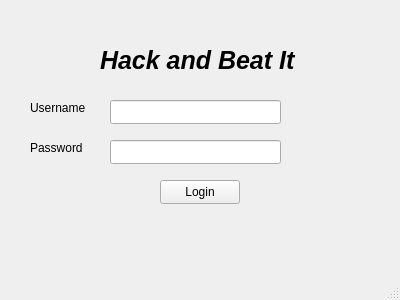
<?xml version="1.0" encoding="UTF-8"?>
<ui version="4.0">
 <class>MainWindow</class>
 <widget class="QMainWindow" name="MainWindow">
  <property name="geometry">
   <rect>
    <x>0</x>
    <y>0</y>
    <width>400</width>
    <height>300</height>
   </rect>
  </property>
  <property name="windowTitle">
   <string>MainWindow</string>
  </property>
  <widget class="QWidget" name="centralwidget">
   <widget class="QPushButton" name="pushButton">
    <property name="geometry">
     <rect>
      <x>160</x>
      <y>180</y>
      <width>80</width>
      <height>24</height>
     </rect>
    </property>
    <property name="text">
     <string>Login</string>
    </property>
   </widget>
   <widget class="QLineEdit" name="lineEdit">
    <property name="geometry">
     <rect>
      <x>110</x>
      <y>140</y>
      <width>171</width>
      <height>24</height>
     </rect>
    </property>
   </widget>
   <widget class="QLineEdit" name="lineEdit_2">
    <property name="geometry">
     <rect>
      <x>110</x>
      <y>100</y>
      <width>171</width>
      <height>24</height>
     </rect>
    </property>
   </widget>
   <widget class="QLabel" name="label">
    <property name="geometry">
     <rect>
      <x>30</x>
      <y>100</y>
      <width>61</width>
      <height>16</height>
     </rect>
    </property>
    <property name="text">
     <string>Username</string>
    </property>
   </widget>
   <widget class="QLabel" name="label_2">
    <property name="geometry">
     <rect>
      <x>30</x>
      <y>140</y>
      <width>61</width>
      <height>16</height>
     </rect>
    </property>
    <property name="text">
     <string>Password</string>
    </property>
   </widget>
   <widget class="QLabel" name="label_3">
    <property name="geometry">
     <rect>
      <x>100</x>
      <y>30</y>
      <width>241</width>
      <height>61</height>
     </rect>
    </property>
    <property name="font">
     <font>
      <pointsize>19</pointsize>
      <italic>true</italic>
      <bold>true</bold>
     </font>
    </property>
    <property name="text">
     <string>Hack and Beat It</string>
    </property>
   </widget>
  </widget>
  <widget class="QMenuBar" name="menubar">
   <property name="geometry">
    <rect>
     <x>0</x>
     <y>0</y>
     <width>400</width>
     <height>21</height>
    </rect>
   </property>
  </widget>
  <widget class="QStatusBar" name="statusbar"/>
 </widget>
 <resources/>
 <connections/>
</ui>
